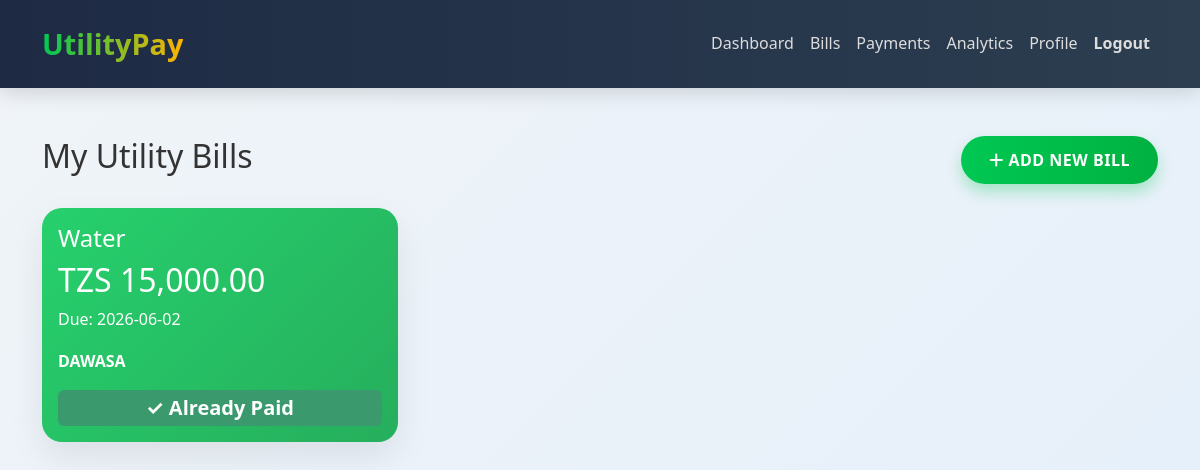
The page /bills.php (signed in) on the database its author committed.
### tables this page shows
CREATE TABLE `bills` (
  `id` int(11) NOT NULL,
  `user_id` int(11) DEFAULT NULL,
  `utility_type` enum('water','electricity','internet') NOT NULL,
  `amount` decimal(10,2) NOT NULL,
  `due_date` date NOT NULL,
  `status` enum('pending','paid') DEFAULT 'pending',
  `bill_number` varchar(50) DEFAULT NULL,
  `provider` varchar(100) DEFAULT NULL,
  `created_at` timestamp NOT NULL DEFAULT current_timestamp()
);

### bills.php (the view, shortened to what this page needs)
<?php
include 'includes/header.php';
$user_id = $_SESSION['user_id'];
?>
<div class="container py-5">
    <div class="d-flex justify-content-between align-items-center mb-4">
        <h2>My Utility Bills</h2>
        <button class="btn btn-success" data-bs-toggle="modal" data-bs-target="#addBillModal">
            <i class="fas fa-plus"></i> Add New Bill
        </button>
    </div>
    <div class="row">
        <?php
        $result = $conn->query("SELECT * FROM bills WHERE user_id = $user_id ORDER BY due_date ASC");
        if ($result->num_rows == 0): ?>
            <div class="col-12">
                <div class="alert alert-info text-center py-5">
                    <h4>No bills found</h4>
                    <p>Please add your first utility bill</p>
                </div>
            </div>
        <?php else:
            while($row = $result->fetch_assoc()): ?>
            <div class="col-md-4 mb-4">
                <div class="card h-100 utility-card">
                    <div class="card-body text-white">
                        <h4><?= ucfirst($row['utility_type']) ?></h4>
                        <h2>TZS <?= number_format($row['amount'], 2) ?></h2>
                        <p>Due: <?= $row['due_date'] ?></p>
                        <p><strong><?= $row['provider'] ?></strong></p>
                        <?php if($row['status'] == 'pending'): ?>
                            <a href="payments.php?bill_id=<?= $row['id'] ?>"
                               class="btn btn-light w-100 mt-3">
                                <i class="fas fa-credit-card"></i> Pay Now
                            </a>
                        <?php else: ?>
                            <span class="badge bg-success fs-5 w-100 py-2">✓ Already Paid</span>
                        <?php endif; ?>
                    </div>
                </div>
            </div>
        <?php endwhile; endif; ?>
    </div>
</div>
<?php include 'includes/footer.php'; ?>

### assets/css/style.css (style rules this page uses)
:root { --primary: #00c853; --primary-dark: #00b140; --secondary: #ffb300; --dark: #1e2a44; --light: #f8f9fa; --gray: #6c757d; --success: #00c853; --accent: #1e88e5; }
* { margin: 0; padding: 0; box-sizing: border-box; }
body { font-family: 'Segoe UI', system-ui, -apple-system, sans-serif; background: linear-gradient(135deg, #f0f4f8 0%, #e6f0fa 100%); color: #333; line-height: 1.6; overflow-x: hidden; }
.card { border: none; border-radius: 20px; box-shadow: 0 15px 35px rgba(0, 0, 0, 0.08); transition: all 0.4s cubic-bezier(0.4, 0, 0.2, 1); overflow: hidden; background: white; }
.utility-card { background: linear-gradient(135deg, var(--primary), #00a040); color: white; position: relative; overflow: hidden; }
.utility-card::before { content: ''; position: absolute; top: -50%; right: -50%; width: 200%; height: 200%; background: rgba(255,255,255,0.15); transform: rotate(30deg); transition: all 0.6s; }
.btn { border-radius: 50px; padding: 12px 28px; font-weight: 600; transition: all 0.3s ease; text-transform: uppercase; letter-spacing: 0.5px; }
.btn-success, .btn-pay { background: linear-gradient(90deg, var(--primary), var(--primary-dark)); border: none; color: white; box-shadow: 0 8px 15px rgba(0, 200, 83, 0.3); }

### rows shown on the page
bills: utility_type "Water", amount "15,000.00", due_date "2026-06-02", provider "DAWASA", status "✓ Already Paid"
